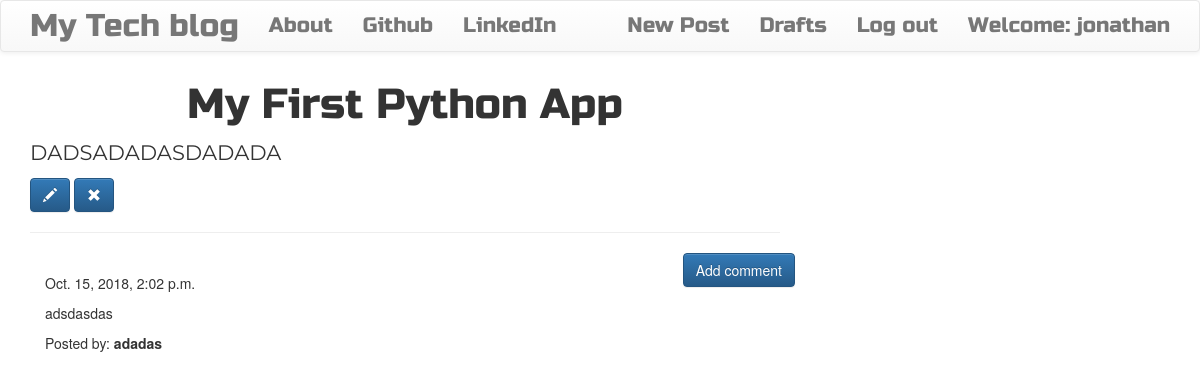
The page /post/21 (signed in) on the database its author committed.
### blog_app/models.py (models this page shows, shortened)
class Post(models.Model):
    author = models.ForeignKey('auth.User')
    title = models.CharField(max_length=100)
    text = models.TextField()
    created_date = models.DateField(default=timezone.now)
    published_date = models.DateTimeField(blank=True, null=True)

class Comment(models.Model):
    post = models.ForeignKey('blog_app.Post', related_name='comments')
    author = models.CharField(max_length=100)
    text = models.TextField()
    created_date = models.DateTimeField(default=timezone.now)
    approved_comment = models.BooleanField(default=False)

### blog_app/views.py (the view)
# urls.py: url(r'^post/(?P<pk>\d+)$', views.PostDetailView.as_view(), name='post_detail'),
class PostDetailView(DetailView):
    context_object_name = 'post_detail'
    model = Post

### blog_app/templates/blog_app/post_detail.html (shortened to what this page needs)
{% extends 'blog_app/base.html' %}
{% block content %}
        <h1 class='posttitle loader'>{{ post_detail.title }}</h1>
      <p class='postcontent' >{{ post_detail.text|safe|linebreaksbr }}</p>
      {% if user.is_authenticated %}
          <a class="btn btn-primary" href="{% url 'post_edit' pk=post_detail.pk %}"><span class="glyphicon glyphicon-pencil"></span></a>
          <a class="btn btn-primary" href="{% url 'post_remove' pk=post_detail.pk %}"><span class="glyphicon glyphicon-remove"></span></a>
      {% endif %}
  <hr>
  <a class="btn btn-primary btn-comment" href="{% url 'add_comment_to_post' pk=post_detail.pk %}">Add comment</a>
  <div class="container">
  {% for comment in post_detail.comments.all %}
  <br>
      {% if user.is_authenticated or comment.approved_comment %}
              {{ comment.created_date }}
          <p>{{ comment.text|safe|linebreaks }}</p>
          <p>Posted by: <strong>{{ comment.author }}</strong></p>
      {% endif %}
  {% empty %}
      <p>No comments posted.</p>
  {% endfor %}
</div>
{% endblock %}

### blog_app/templates/blog_app/base.html (shortened to what this page needs)
<!DOCTYPE html>
{% load staticfiles %}
<html lang="en" dir="ltr">
  <head>
        <link rel="stylesheet" href="https://maxcdn.bootstrapcdn.com/bootstrap/3.3.7/css/bootstrap.min.css">
        <link rel="stylesheet" href="https://maxcdn.bootstrapcdn.com/bootstrap/3.3.7/css/bootstrap-theme.min.css">
        <link rel="stylesheet" href="//cdn.jsdelivr.net/medium-editor/latest/css/medium-editor.min.css" type="text/css" media="screen" charset="utf-8">
        <link rel="stylesheet" href="{% static 'css/blog.css' %}">
    </head>
  <body class="loader">
    <nav class="navbar navbar-default techfont custom-navbar">
    <div class="container">
      <ul class="nav navbar-nav">
        <li><a class='navbar-brand bigbrand' href="{% url 'post_list' %}">My Tech blog</a></li>
        <li><a href="{% url 'about'%}">About</a></li>
        <li><a href="https://www.github.com">Github</a></li>
        <li><a href="https://www.linkedin.com">LinkedIn</a></li>
      </ul>
      <ul class="nav navbar-nav navbar-right">
        {% if user.is_authenticated %}
        <li>
          <a href="{% url 'post_new' %}" >New Post</a>
        </li>
        <li>
          <a href="{% url 'post_draft_list' %}">Drafts</a>
        </li>
        <li>
          <a href="{% url 'logout' %}" >Log out</a>
        </li>
        <li>
          <a >Welcome: {{ user.username }}</a>
        </li>
          {% else %}
          <li><a class='nav navbar-right' href="{% url 'login' %}" ><span class="glyphicon glyphicon-user"></span></a></li>
        {% endif %}
      </ul>
  </div>
</nav>
        <div class="content container">
            <div class="row">
                <div class="col-md-8">
                  <div class="blog_posts">
                    {% block content %}
                    {% endblock %}
                  </div>
                </div>
            </div>
        </div>
  </body>
</html>

### blog_app/static/css/blog.css (style rules this page uses)
.techfont { font-family: 'Russo One', sans-serif; font-size: 1.5em; margin-bottom: 10px; }
.posttitle { font-family: 'Russo One', sans-serif; font-size: 3em; text-align: center; }
.postcontent { font-family: 'Montserrat'; font-size: 1.5em; }
.btn-comment { position: absolute; right: 0px; }
.bigbrand { font-size: 1.5em; }
.loader { filter:hue-rotate(0deg); color: linear-gradient(45deg,#0f8,#08f); animation:hue 5000ms infinite linear; }

### rows shown on the page
Post: title "My First Python App", text "DADSADADASDADADA"
Comment: created_date "Oct. 15, 2018, 2:02 p.m.", text "adsdasdas", author "adadas"

### other values the page prints
{{ user.username }} "jonathan"
